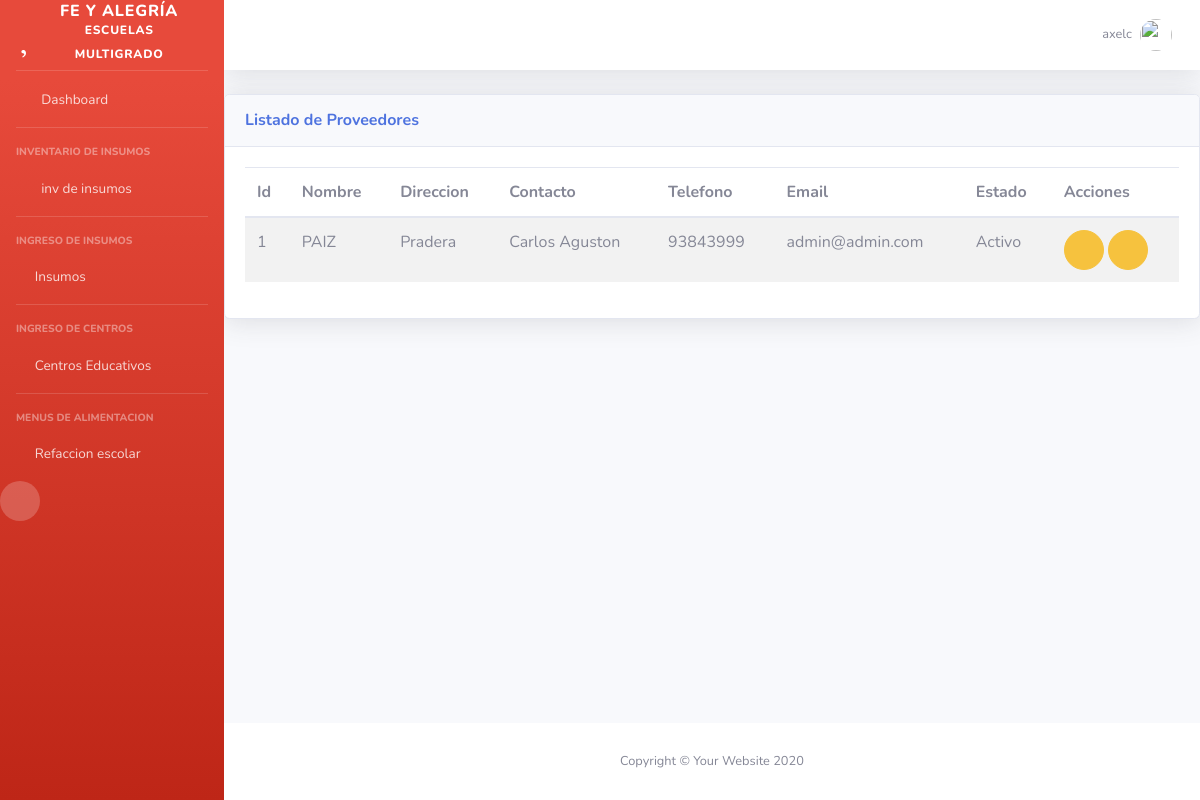
Page /cmp/proveedores/ (signed in) on the committed database.
### cmp/models.py (models this page shows, shortened)
class Proveedor(ClaseModelo):
    descripcion=models.CharField(
    max_length=100,
    unique=True
    )
    direccion=models.CharField(
        max_length=250,
        null=True, blank=True
    )
    contacto=models.CharField(
        max_length=100,
    )
    telefono=models.CharField(
        max_length=10,
          null=True, blank=True
    )
    email=models.CharField(
        max_length=250,
        null=True, blank=True
    )
    class Meta:
        verbose_name_plural = "Proveedores"

### cmp/views.py (the view)
# urls.py: path('proveedores/' ,ProveedorView.as_view(), name='proveedor_list'),
class ProveedorView(SinPrivilegios, generic.ListView):
    model = Proveedor
    template_name = "cmp/proveedor_list.html"
    context_object_name = "obj"
    permission_required = "cmp.view_proveedor"

### cmp/templates/cmp/proveedor_list.html (shortened to what this page needs)
{% extends 'base/base.html' %}
{% block page_content %}
<div class="card shadow mb-4">
  <div class="card-header py-3 d-flex flex-row align-items-center justify-content-between">
    <h6 class="m-0 font-weight-bold text-primary">Listado de Proveedores</h6>
    <div class="dropdown no-arrow">
      <a class="dropdown-toggle" href="#" role="button" id="dropdownMenuLink" data-toggle="dropdown" aria-haspopup="true" aria-expanded="false">
        <i class="fas fa-ellipsis-v fa-sm fa-fw text-gray-400"></i>
      </a>
    </div>
  </div>
  <div class="card-body">
    <table class="table table-striped table-hover dt-responsive nowrap" style="width:100%">
      <thead>
        <th>Id</th>
        <th>Nombre</th>
        <th>Direccion</th>
        <th>Contacto</th>
        <th>Telefono</th>
        <th>Email</th>
        <th>Estado</th>
        <th class="all">Acciones</th>
      </thead>
      <tbody>
        {% for item in obj%}
        <tr>
          <td>{{ item.id }}</td>
          <td>{{ item.descripcion }}</td>
          <td>{{ item.direccion}}</td>
          <td>{{ item.contacto }}</td>
          <td>{{ item.telefono }}</td>
          <td>{{ item.email}} </td>
          <td>{{item.estado|yesno:"Activo,Inactivo"}}</td>
          <td>
            <button class="btn btn-warning btn-circle" onclick="return abrir_modal('{% url 'cmp:proveedor_edit' item.id %}')">
                <i class="far fa-edit"></i></button>
            <button class="btn btn-warning btn-circle" onclick="return abrir_modal('{% url 'cmp:proveedor_inactivar' item.id %}')">
               <i class="far fa-thumbs-down"></i>
              </button>
          </td>
        </tr>
        {% endfor %}
      </tbody>
    </table>
  </div>
</div>
{% endblock %}

### templates/base/base.html (shortened to what this page needs)
{% load static %}
<!DOCTYPE html>
<html lang="es">
<head>
  <link href="{% static 'base/vendor/fontawesome-free/css/all.min.css' %}" rel="stylesheet" type="text/css">
  <link href="{% static 'base/vendor/fontawesome-free/css/fontawesome.min.css'%}" rel="stylesheet" type="text/css">
  <link href="{% static 'base/css/sb-admin-2.min.css' %}" rel="stylesheet">
    <link href=" {% static 'base/vendor/datatables/dataTables.bootstrap4.min.css' %}" rel="stylesheet">
    <link href=" {% static 'base/vendor/jquery_confirm/jquery-confirm.min.css' %}" rel="stylesheet">
    <link rel="stylesheet" href="https://cdnjs.cloudflare.com/ajax/libs/jquery-datetimepicker/2.5.20/jquery.datetimepicker.min.css">
    <link rel="stylesheet" href="https://unpkg.com/bootstrap-table@1.18.0/dist/bootstrap-table.min.css">
    <link href="https://cdn.jsdelivr.net/npm/select2@4.1.0-beta.1/dist/css/select2.min.css" rel="stylesheet" />
</head>
<body id="page-top" class="bg-gradient-danger">
   {% block side_bar %}
  <div id="wrapper">
    <ul class="navbar-nav bg-gradient-danger sidebar sidebar-dark accordion" id="accordionSidebar">
      <a class="sidebar-brand d-flex align-items-center justify-content-center" href="{% url 'sisfya:home' %}">
        <div class="sidebar-brand-icon rotate-n-15">
          <i class="far fa-heart fa-2x " style="font-size: 2.54em;"></i>
        </div>
        <div class="sidebar-brand-text mx-3"> FE Y ALEGRÍA <sup>escuelas multigrado</sup></div>
      </a>
      <hr class="sidebar-divider my-0">
      <li class="nav-item">
        <a class="nav-link" href="{% url 'sisfya:home' %}">
          <i class="fas fa-fw fa-tachometer-alt"></i>
          <span>Dashboard</span></a>
      </li>
      <hr class="sidebar-divider">
      <div class="sidebar-heading">
        Inventario de Insumos
      </div>
      <li class="nav-item">
        <a class="nav-link collapsed" href="#" data-toggle="collapse" data-target="#collapseTwo" aria-expanded="true" aria-controls="collapseTwo">
          <i class="fas fa-fw fa-cog"></i>
          <span>inv de insumos</span>
        </a>
      </li>
      <hr class="sidebar-divider">
      <div class="sidebar-heading">
        Ingreso de Insumos
      </div>
     <li class="nav-item">
        <a class="nav-link collapsed" href="#" data-toggle="collapse" data-target="#collapseUtilities" aria-expanded="true" aria-controls="collapseUtilities">
          <i class="fas fa-apple-alt"></i>
          <span>Insumos</span>
        </a>
       <hr class="sidebar-divider">
      <div class="sidebar-heading">
        Ingreso de Centros
      </div>
      <li class="nav-item">
        <a class="nav-link collapsed" href="#" data-toggle="collapse" data-target="#collapseCentros" aria-expanded="true" aria-controls="collapseCentros">
          <i class="fas fa-school"></i>
          <span>Centros Educativos</span>
        </a>
      <hr class="sidebar-divider">
      <div class="sidebar-heading">
        Menus de Alimentacion
      </div>
      <li class="nav-item">
        <a class="nav-link collapsed" href="#" data-toggle="collapse" data-target="#collapseMenu" aria-expanded="true" aria-controls="collapseMenu">
          <i class="fas fa-school"></i>
          <span>Refaccion escolar</span>
        </a>
      <div class="text-center d-none d-md-inline">
        <button class="rounded-circle border-0" id="sidebarToggle"></button>
      </div>
    </ul>
    {% endblock side_bar  %}
    <div id="content-wrapper" class="d-flex flex-column">
      <div id="content">
        {% block top_bar %}
        <nav class="navbar navbar-expand navbar-light bg-white topbar mb-4 static-top shadow">
          <ul class="navbar-nav ml-auto">
            <li class="nav-item dropdown no-arrow d-sm-none">
            <li class="nav-item dropdown no-arrow">
              <a class="nav-link dropdown-toggle" href="#" id="userDropdown" role="button" data-toggle="dropdown" aria-haspopup="true" aria-expanded="false">
                <span class="mr-2 d-none d-lg-inline text-gray-600 small">{{ user.username }}</span>
                <img class="img-profile rounded-circle" src="{% static 'base/img/usuario.png'%}">
              </a>
            </li>
          </ul>
        </nav>
        {% endblock top_bar %}
        {% block page_content %}{% endblock page_content %}
        {% block footer %}
      </div>
      <footer class="sticky-footer bg-white">
        <div class="container my-auto">
          <div class="copyright text-center my-auto">
            <span>Copyright &copy; Your Website 2020</span>
          </div>
        </div>
      </footer>
    </div>
  </div>
  {% endblock footer %}
</body>
</html>

### rows in the picture
Proveedor: id "1", descripcion "PAIZ", direccion "Pradera", contacto "Carlos Aguston", telefono "93843999", email "admin@admin.com", estado "Activo"

### other values in the picture
{{ user.username }} "axelc"
